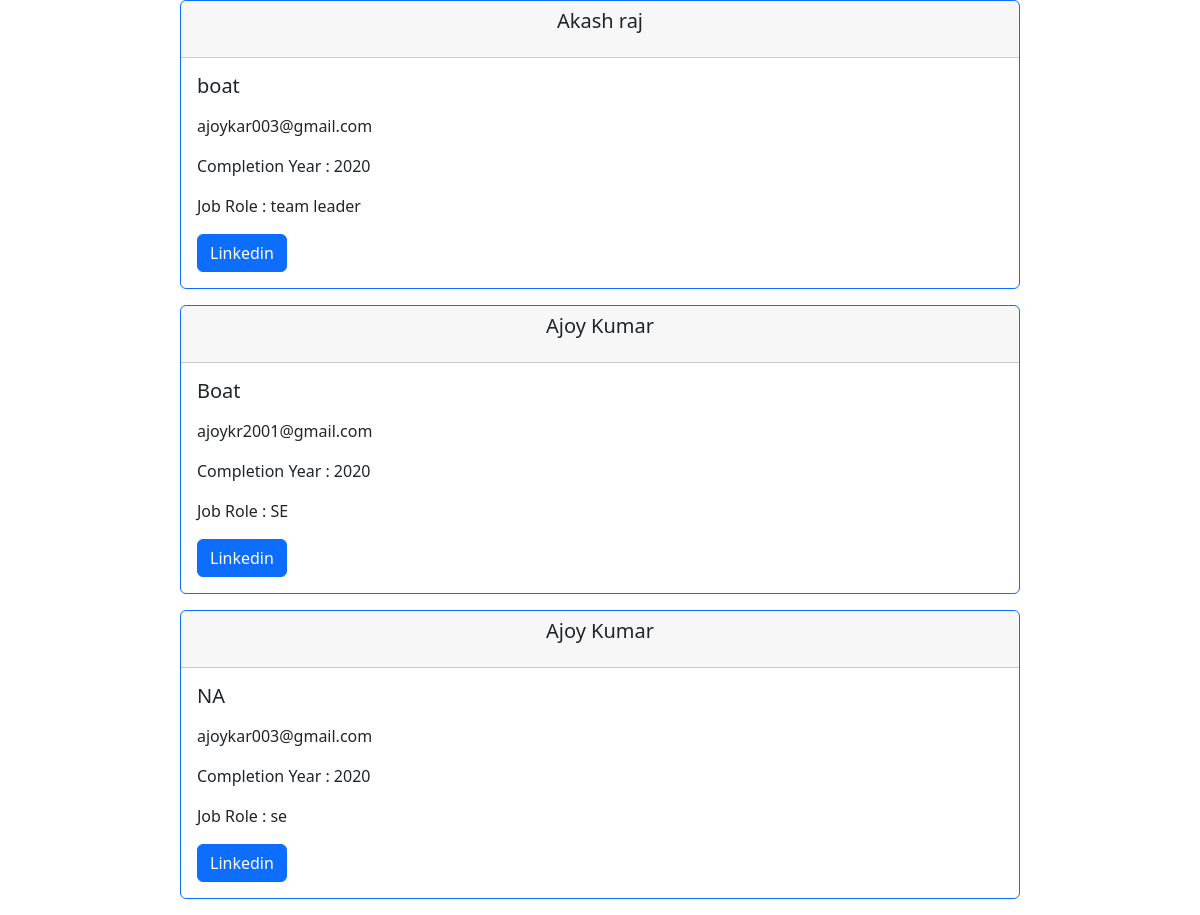
Page /home/record/ on the committed database.
### Home/models.py (models this page shows)
class Contact(models.Model):
    Sno = models.AutoField(primary_key=True)
    email = models.EmailField(max_length=255)
    name = models.CharField(max_length=100, default="", )
    Passout_year = models.IntegerField(null=True)
    company_name = models.CharField(max_length=100, default="", )
    job_role = models.CharField(max_length=100, default="", )
    linkedin_id = models.URLField(max_length=100, default="", )

### Home/views.py (the view)
# urls.py: path('record/', views.record, name='record')
def record(request):
    allpost = Contact.objects.all()
    context = {'allpost': allpost}
    return render(request, 'Home/record.html', context)

### templates/Home/record.html (shortened to what this page needs)
<!DOCTYPE html>
<html lang="en">
<head>
     <link href="https://cdn.jsdelivr.net/npm/bootstrap@5.2.0-beta1/dist/css/bootstrap.min.css" rel="stylesheet"
</head>
<body>
{% for post in allpost %}
<div class="card-deck" align="middle">
<div class="card border-primary mb-3" style="max-width: 70%;">
  <h5 class="card-header"> <p> {{post.name}}</p></h5>
  <div class="card-body" align="left">
    <h5 class="card-title"> <p> {{post.company_name}}</p></h5>
    <p class="card-text">  {{post.email}}</p>
       <p class="card-text">  Completion Year : {{post.Passout_year}}</p>
       <p class="card-text"> Job Role : {{post.job_role}}</p>
    <a href="{{post.linkedin_id}}" class="btn btn-primary">Linkedin</a>
  </div>
</div>
</div>
{% endfor %}
</body>
</html>

### rows in the picture
Contact: name "Akash raj", company_name "boat", email "ajoykar003@gmail.com", Passout_year "2020", job_role "team leader"
Contact: name "Ajoy Kumar", company_name "Boat", email "ajoykr2001@gmail.com", Passout_year "2020", job_role "SE"
Contact: name "Ajoy Kumar", company_name "NA", email "ajoykar003@gmail.com", Passout_year "2020", job_role "se"
